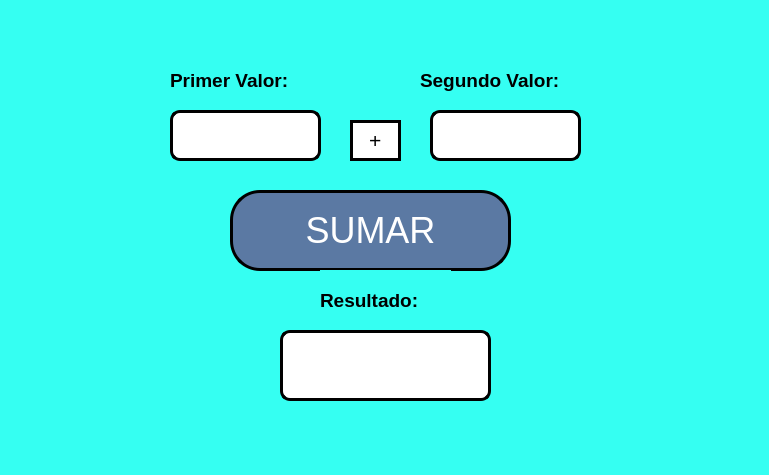
<?xml version="1.0" encoding="UTF-8"?>
<ui version="4.0">
 <class>MainWindow</class>
 <widget class="QMainWindow" name="MainWindow">
  <property name="geometry">
   <rect>
    <x>0</x>
    <y>0</y>
    <width>769</width>
    <height>475</height>
   </rect>
  </property>
  <property name="font">
   <font>
    <pointsize>22</pointsize>
    <weight>75</weight>
    <bold>true</bold>
   </font>
  </property>
  <property name="windowTitle">
   <string>MainWindow</string>
  </property>
  <property name="styleSheet">
   <string notr="true">background: rgb(53, 255, 242)</string>
  </property>
  <widget class="QWidget" name="centralwidget">
   <widget class="QPushButton" name="btn_sumar">
    <property name="geometry">
     <rect>
      <x>230</x>
      <y>190</y>
      <width>281</width>
      <height>81</height>
     </rect>
    </property>
    <property name="font">
     <font>
      <pointsize>27</pointsize>
     </font>
    </property>
    <property name="styleSheet">
     <string notr="true">background-color: rgb(91,121,163);
color: rgb(255, 255, 255);
border-radius: 30px;
border: 3px solid black</string>
    </property>
    <property name="text">
     <string>SUMAR</string>
    </property>
   </widget>
   <widget class="QLabel" name="label">
    <property name="geometry">
     <rect>
      <x>170</x>
      <y>50</y>
      <width>161</width>
      <height>61</height>
     </rect>
    </property>
    <property name="text">
     <string>&lt;html&gt;&lt;head/&gt;&lt;body&gt;&lt;p&gt;&lt;span style=&quot; font-size:14pt; font-weight:600;&quot;&gt;Primer Valor:&lt;/span&gt;&lt;/p&gt;&lt;/body&gt;&lt;/html&gt;</string>
    </property>
   </widget>
   <widget class="QLineEdit" name="txt_A">
    <property name="geometry">
     <rect>
      <x>170</x>
      <y>110</y>
      <width>151</width>
      <height>51</height>
     </rect>
    </property>
    <property name="font">
     <font>
      <pointsize>26</pointsize>
     </font>
    </property>
    <property name="styleSheet">
     <string notr="true">background-color: rgb(255, 255, 255);
border-radius: 10px;
border: 3px solid black</string>
    </property>
    <property name="text">
     <string/>
    </property>
    <property name="alignment">
     <set>Qt::AlignCenter</set>
    </property>
   </widget>
   <widget class="QLabel" name="label_2">
    <property name="geometry">
     <rect>
      <x>420</x>
      <y>50</y>
      <width>181</width>
      <height>61</height>
     </rect>
    </property>
    <property name="text">
     <string>&lt;html&gt;&lt;head/&gt;&lt;body&gt;&lt;p&gt;&lt;span style=&quot; font-size:14pt; font-weight:600;&quot;&gt;Segundo Valor:&lt;/span&gt;&lt;/p&gt;&lt;/body&gt;&lt;/html&gt;</string>
    </property>
   </widget>
   <widget class="QLineEdit" name="txt_B">
    <property name="geometry">
     <rect>
      <x>430</x>
      <y>110</y>
      <width>151</width>
      <height>51</height>
     </rect>
    </property>
    <property name="font">
     <font>
      <pointsize>26</pointsize>
     </font>
    </property>
    <property name="styleSheet">
     <string notr="true">background-color: rgb(255, 255, 255);
border-radius: 10px;
border: 3px solid black</string>
    </property>
    <property name="text">
     <string/>
    </property>
    <property name="alignment">
     <set>Qt::AlignCenter</set>
    </property>
   </widget>
   <widget class="QLineEdit" name="lineEdit">
    <property name="geometry">
     <rect>
      <x>350</x>
      <y>120</y>
      <width>51</width>
      <height>41</height>
     </rect>
    </property>
    <property name="font">
     <font>
      <pointsize>16</pointsize>
     </font>
    </property>
    <property name="styleSheet">
     <string notr="true">background-color: rgb(255, 255, 255);
border: 3px solid black</string>
    </property>
    <property name="text">
     <string>+</string>
    </property>
    <property name="alignment">
     <set>Qt::AlignCenter</set>
    </property>
   </widget>
   <widget class="QLabel" name="label_3">
    <property name="geometry">
     <rect>
      <x>320</x>
      <y>270</y>
      <width>131</width>
      <height>61</height>
     </rect>
    </property>
    <property name="text">
     <string>&lt;html&gt;&lt;head/&gt;&lt;body&gt;&lt;p&gt;&lt;span style=&quot; font-size:14pt; font-weight:600;&quot;&gt;Resultado:&lt;/span&gt;&lt;/p&gt;&lt;/body&gt;&lt;/html&gt;</string>
    </property>
   </widget>
   <widget class="QLineEdit" name="txt_resultado">
    <property name="geometry">
     <rect>
      <x>280</x>
      <y>330</y>
      <width>211</width>
      <height>71</height>
     </rect>
    </property>
    <property name="font">
     <font>
      <pointsize>26</pointsize>
     </font>
    </property>
    <property name="styleSheet">
     <string notr="true">background-color: rgb(255, 255, 255);
border-radius: 10px;
border: 3px solid black</string>
    </property>
    <property name="text">
     <string/>
    </property>
    <property name="alignment">
     <set>Qt::AlignCenter</set>
    </property>
   </widget>
  </widget>
  <widget class="QMenuBar" name="menubar">
   <property name="geometry">
    <rect>
     <x>0</x>
     <y>0</y>
     <width>769</width>
     <height>26</height>
    </rect>
   </property>
  </widget>
  <widget class="QStatusBar" name="statusbar"/>
 </widget>
 <resources/>
 <connections/>
</ui>
